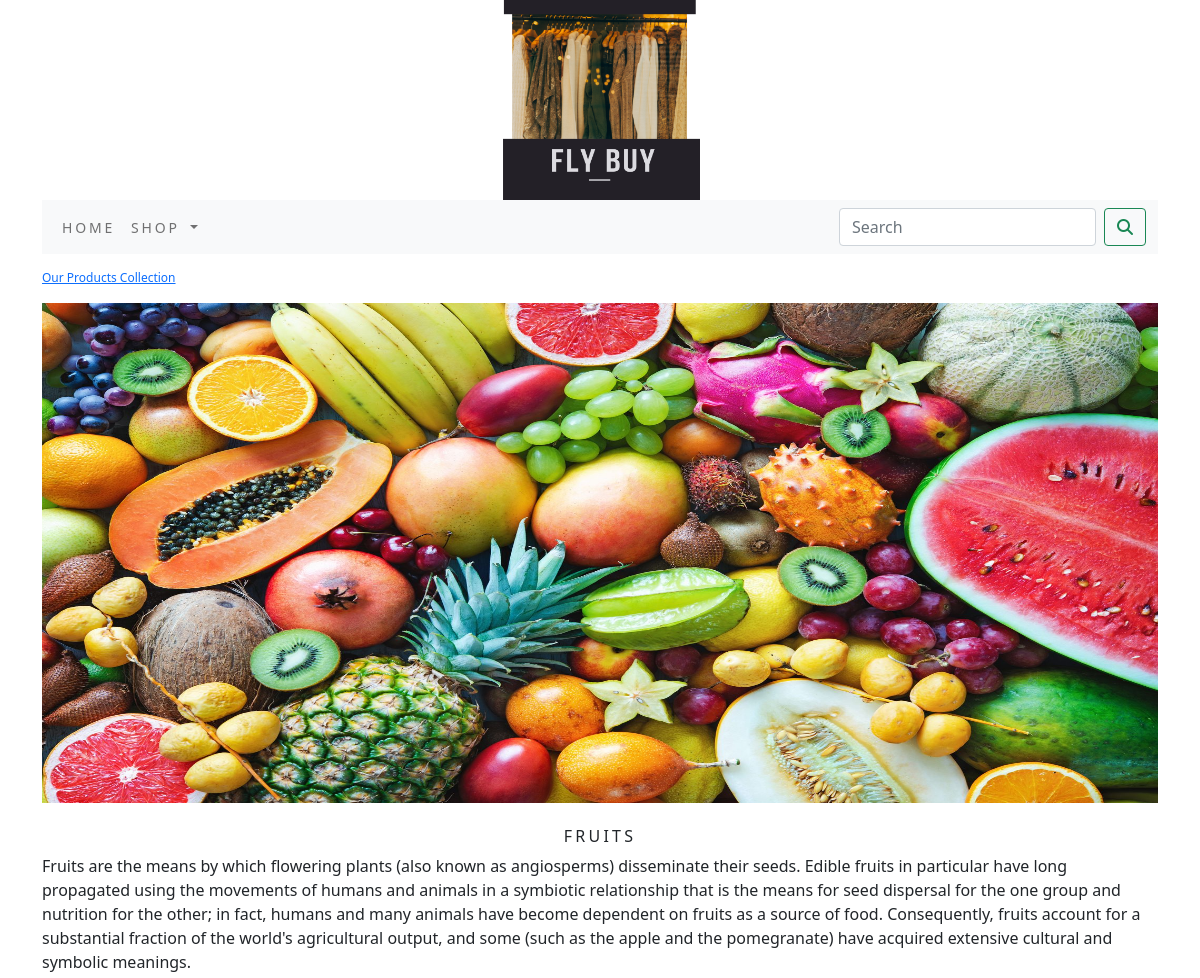
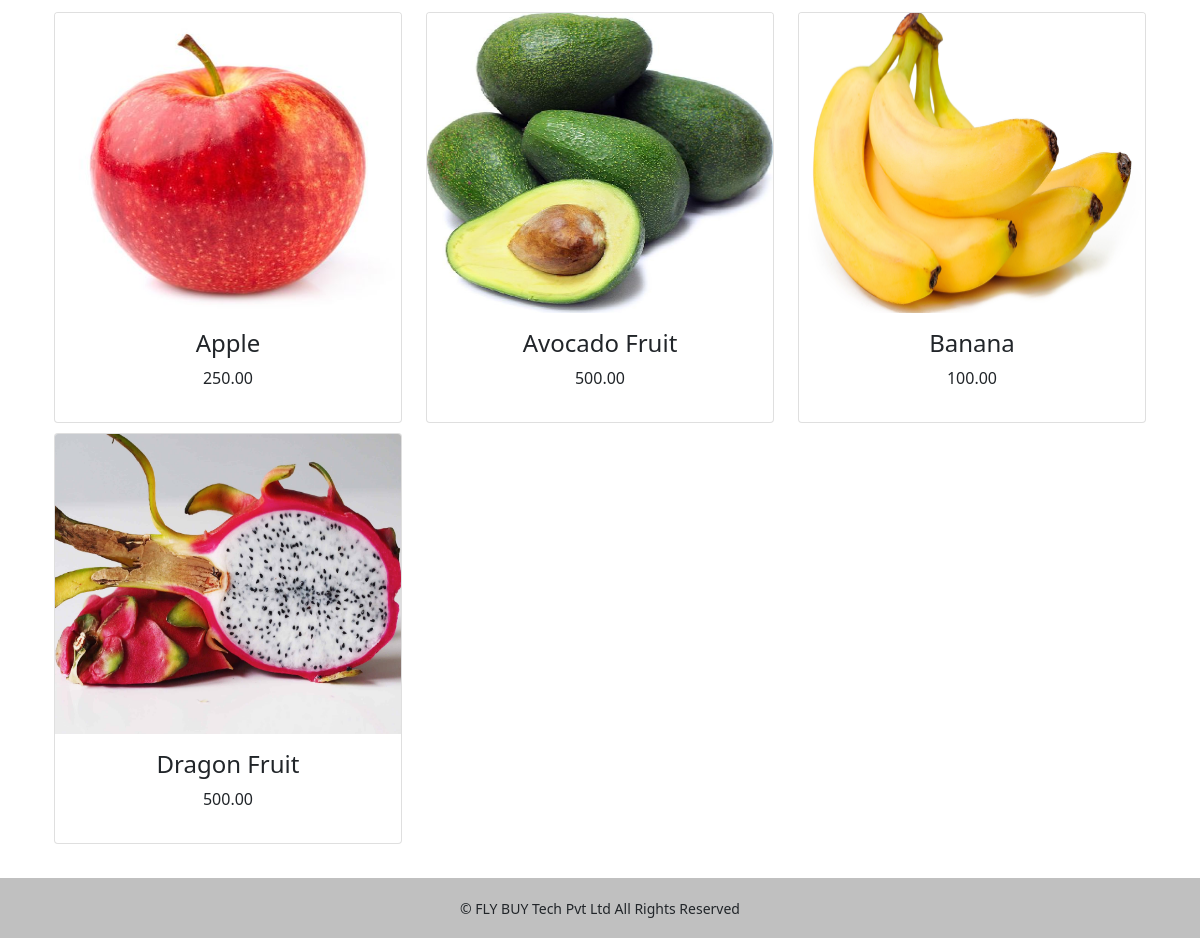
Screenshot of /ecommerce/fruits/ with the database file from the repository (2 pictures, top to bottom).
### ecommerceapp/models.py (models this page shows, shortened)
class Category(models.Model):
    name=models.CharField(max_length=250,unique=True)
    slug=models.SlugField(max_length=250,unique=True)
    description=models.TextField(blank=True)
    image=models.ImageField(upload_to='category',blank=True)
    class Meta:
        ordering=('name',)
        verbose_name='category'
        verbose_name_plural='categories'
    def get_url(self):
        return reverse('ecommerceapp:products_by_category',args=[self.slug])

class Product(models.Model):
    name = models.CharField(max_length=250, unique=True)
    slug = models.SlugField(max_length=250, unique=True)
    description = models.TextField(blank=True)
    price=models.DecimalField(max_digits=10,decimal_places=2)
    category=models.ForeignKey(Category,on_delete=models.CASCADE)
    image = models.ImageField(upload_to='product', blank=True)
    stock=models.IntegerField()
    available=models.BooleanField(default=True)
    created=models.DateTimeField(auto_now_add=True)
    updated=models.DateTimeField(auto_now=True)
    def get_url(self):
        return reverse('ecommerceapp:proCatdetail',args=[self.category.slug,self.slug])
    class Meta:
        ordering=('name',)
        verbose_name = 'product'
        verbose_name_plural = 'products'

### ecommerceapp/views.py (the view)
# urls.py: path('',views.allProdCat,name='allProdCat'),
def allProdCat(request, c_slug=None):
    c_page = None
    products_list = None
    if c_slug != None:
        c_page = get_object_or_404(Category, slug=c_slug)
        products_list = Product.objects.all().filter(category=c_page, available=True)
    else:
        products_list = Product.objects.all().filter(available=True)
    paginator = Paginator(products_list, 6)
    try:
        page = int(request.GET.get('page', '1'))
    except:
        page = 1
    try:
        products = paginator.page(page)
    except (EmptyPage, InvalidPage):
        products = paginator.page(paginator.num_pages)
    return render(request, 'category.html', {'category': c_page, 'products': products})

### cart/context_processors.py (called while the page is built)
def counter(request):
    item_count=0
    if 'admin' in request.path:
        return {}
    else:
        try:
            cart=Cart.objects.filter(cart_id=_cart_id(request))
            cart_items=CartItem.objects.all().filter(cart=cart[:1])
            for cart_item in cart_items:
                item_count += cart_item.quantity
        except Cart.DoesNotExist:
            item_count=0
    return dict(item_count=item_count)

### cart/views.py (called while the page is built)
def _cart_id(request):
    cart = request.session.session_key
    if not cart:
        request.session.create()  # it does not return anything. that is why `cart = request.session.create()` will not work
        cart = request.session.session_key
    return cart  # Ultimately return cart

### ecommerceapp/context_processors.py (called while the page is built)
def menu_links(request):
    links = Category.objects.all()
    return dict(links=links)

### templates/category.html (shortened to what this page needs)
{% extends 'base.html' %}
{% load static %}
{% block content %}
  {% if category %}
    <div>
      <div class="row my_row_class">
          <div class="mx_auto">
        <p><a href="{% url 'ecommerceapp:allProdCat' %}">Our Products Collection</a></p>
      </div>
         </div>
    </div>
  {% endif %}
    <div class="mx_auto">
      {% if category %}
        <img class="my_image" src="{{ category.image.url}}" alt="{{category.name}}" width="150px" height="500px">
    </div>
    <br>
    <div>
      <h1 class="text-center my_title">{{category.name}}</h1>
      <p class="text-justify">{{category.description}}</p>
    </div>
      {% endif %}
<div class="container">
  <div class="row mx_auto">
    {% for product in products.object_list %}
    <div class="my_bottom_margin col-9 col-sm-12 col-md-4 col-lg-4">
      <div class="card text-center" style="min-width:18rem;">
        <a href="{{product.get_url}}"><img class="card-img-top my_image" src="{{product.image.url}}" width="300px" height="300px" alt="{{product.name}}"></a>
        <div class="card-body">
          <h4>{{product.name}}</h4>
          <p>{{product.price}}</p>
      </div>
</div>
  </div>
  {% endfor %}
</div>
  <br>
</div>
{% endblock %}

### static/css/custom.css (style rules this page uses)
body { font-family: 'Roboto', sans-serif; }
.my_row_class { padding-top:15px; }
.my_row_class .mx_auto { color:#000; font-size: 12px; }
.my_image { width:100%; }
.my_title { font-size:16px; text-transform:uppercase; letter-spacing: .2em; }
.my_bottom_margin { margin-bottom:10px; }

### rows the page displays
Category: image (picture), name "FRUITS", description "Fruits are the means by which flowering plants (also known as angiosperms) disseminate their seeds. Edible fruits in particular have long propagated using the movements of humans and animals in a symbiotic relationship that is the means for seed dispersal for the one group and nutrition for the other; in fact, humans and many animals have become dependent on fruits as a source of food. Consequently, fruits account for a substantial fraction of the world's agricultural output, and some (such as the apple and the pomegranate) have acquired extensive cultural and symbolic meanings."
Product: image (picture), name "Apple", price "250.00"
Product: image (picture), name "Avocado Fruit", price "500.00"
Product: image (picture), name "Banana", price "100.00"
Product: image (picture), name "Dragon Fruit", price "500.00"
